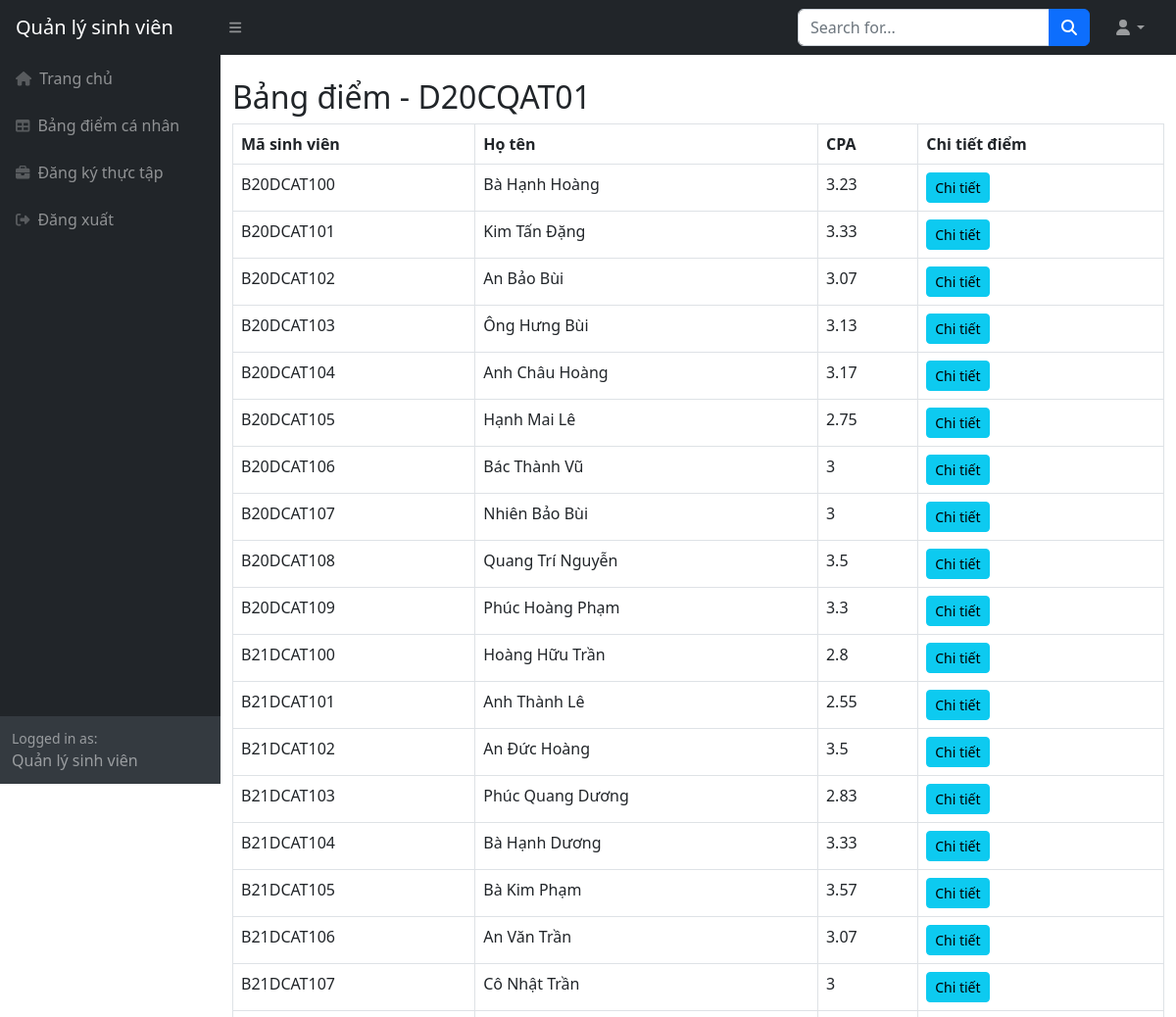
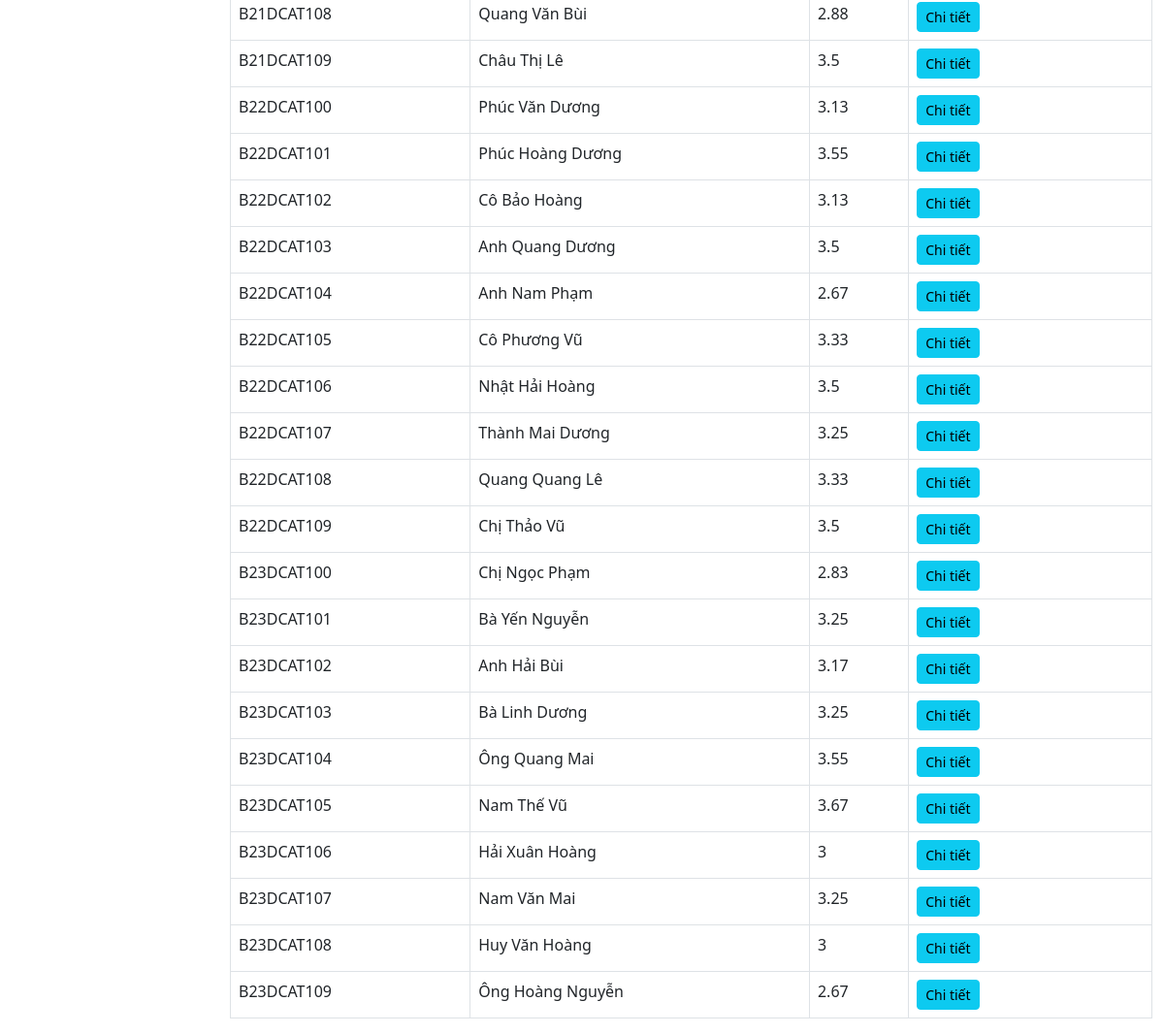
Screenshot of /startbootstrap-sb-admin-gh-pages/student-grades.php (signed in) with the database file from the repository (2 pictures, top to bottom).
### tables this page shows
CREATE TABLE `users` (
  `user_id` varchar(10) NOT NULL,
  `full_name` varchar(100) DEFAULT NULL,
  `dob` date DEFAULT NULL,
  `gender` enum('Nam','Nữ') DEFAULT NULL,
  `class` varchar(50) DEFAULT NULL,
  `email` varchar(100) DEFAULT NULL,
  `phone` varchar(15) DEFAULT NULL,
  `role_in_class` varchar(15) DEFAULT NULL,
  `password_hash` varchar(255) DEFAULT NULL
);

### startbootstrap-sb-admin-gh-pages/student-grades.php (the view, shortened to what this page needs)
<?php
function calculate_cpa($conn, $student_id) {
    $stmt = $conn->prepare("
        SELECT g.score, s.credit, g.subject_id, s.subject_name
        FROM grades g
        JOIN subjects s ON g.subject_id = s.subject_id
        WHERE g.user_id = ?
    ");
    $stmt->bind_param("s", $student_id);
    $stmt->execute();
    $result = $stmt->get_result();
    $total_score = 0;
    $total_credits = 0;
    $grades = [];
    while ($row = $result->fetch_assoc()) {
        if ($row['score'] >= 9) {
            $row['score'] = 4.0;
        } elseif ($row['score'] >= 8.5) {
            $row['score'] = 3.7;
        } elseif ($row['score'] >= 8.0) {
            $row['score'] = 3.5;
        } elseif ($row['score'] >= 6.5) {
            $row['score'] = 3.0;
        } elseif ($row['score'] >= 5.5) {
            $row['score'] = 2.5;
        } elseif ($row['score'] >= 4.0) {
            $row['score'] = 2.0;
        } else {
            $row['score'] = 0;
        }
        $total_score += $row['score'] * $row['credit'];
        $total_credits += $row['credit'];
        $grades[] = $row;
    }
    $cpa = $total_credits > 0 ? round($total_score / $total_credits, 2) : 0;
    return [$cpa, $grades];
}
require 'db.php';
$stmt = $conn->prepare("SELECT class FROM users WHERE user_id = ?");
$stmt->bind_param("s", $_SESSION['user_id']);
$stmt->execute();
$stmt->bind_result($lecturer_class);
$stmt->fetch();
if ($_SESSION['role_in_class'] == 'Admin') {
    $stmt = $conn->prepare("SELECT user_id, full_name FROM users WHERE role_in_class='Student' OR role_in_class='Lecturer'");
} else {
    $stmt = $conn->prepare("SELECT user_id, full_name FROM users WHERE class = ? AND role_in_class = 'Student'");
    $stmt->bind_param("s", $lecturer_class);
}
$students = [];
$stmt->execute();
$result = $stmt->get_result();
while ($row = $result->fetch_assoc()) {
    $students[] = $row;
}
?>
<!DOCTYPE html>
<html lang="vi">
<head>
    <link href="https://cdn.jsdelivr.net/npm/simple-datatables@7.1.2/dist/style.min.css" rel="stylesheet" />
    <link href="css/styles.css" rel="stylesheet" />
</head>
<body class="sb-nav-fixed">
<?php include 'navigation.php'; ?>
<div id="layoutSidenav">
    <div id="layoutSidenav_nav">
        <?php include 'layout-sidenav.php'; ?>
    </div>
    <div id="layoutSidenav_content">
        <main>
            <div class="container mt-4">
                <h2>Bảng điểm - <?= htmlspecialchars($lecturer_class) ?></h2>
                <table class="table table-bordered">
                    <thead>
                        <tr>
                            <th>Mã sinh viên</th>
                            <th>Họ tên</th>
                            <th>CPA</th>
                            <th>Chi tiết điểm</th>
                        </tr>
                    </thead>
                    <tbody>
                        <?php foreach ($students as $student):
                            $result = calculate_cpa($conn, $student['user_id']);
                            if (!is_array($result) || count($result) < 2) {
                                $cpa = 0;
                                $grades = [];
                            } else {
                                list($cpa, $grades) = $result;
                            }
                        ?>
                        <tr>
                            <td><?= htmlspecialchars($student['user_id']) ?></td>
                            <td><?= htmlspecialchars($student['full_name']) ?></td>
                            <td><?= htmlspecialchars($cpa) ?></td>
                            <td>
                                <button class="btn btn-info btn-sm" data-bs-toggle="modal" data-bs-target="#detailModal<?= $student['user_id'] ?>">Chi tiết</button>
                            </td>
                        </tr>
                        <?php endforeach; ?>
                    </tbody>
                </table>
            </div>
        </main>
    </div>
</div>
</html>

### rows the page displays
users: class "D20CQAT01", user_id "B20DCAT100", full_name "Bà Hạnh Hoàng", cpa "3.23"
users: user_id "B20DCAT101", full_name "Kim Tấn Đặng", cpa "3.33"
users: user_id "B20DCAT102", full_name "An Bảo Bùi", cpa "3.07"
users: user_id "B20DCAT103", full_name "Ông Hưng Bùi", cpa "3.13"
users: user_id "B20DCAT104", full_name "Anh Châu Hoàng", cpa "3.17"
users: user_id "B20DCAT105", full_name "Hạnh Mai Lê", cpa "2.75"
users: user_id "B20DCAT106", full_name "Bác Thành Vũ", cpa "3"
users: user_id "B20DCAT107", full_name "Nhiên Bảo Bùi", cpa "3"
users: user_id "B20DCAT108", full_name "Quang Trí Nguyễn", cpa "3.5"
users: user_id "B20DCAT109", full_name "Phúc Hoàng Phạm", cpa "3.3"
users: user_id "B21DCAT100", full_name "Hoàng Hữu Trần", cpa "2.8"
users: user_id "B21DCAT101", full_name "Anh Thành Lê", cpa "2.55"
users: user_id "B21DCAT102", full_name "An Đức Hoàng", cpa "3.5"
users: user_id "B21DCAT103", full_name "Phúc Quang Dương", cpa "2.83"
users: user_id "B21DCAT104", full_name "Bà Hạnh Dương", cpa "3.33"
users: user_id "B21DCAT105", full_name "Bà Kim Phạm", cpa "3.57"
users: user_id "B21DCAT106", full_name "An Văn Trần", cpa "3.07"
users: user_id "B21DCAT107", full_name "Cô Nhật Trần", cpa "3"
users: user_id "B21DCAT108", full_name "Quang Văn Bùi", cpa "2.88"
users: user_id "B21DCAT109", full_name "Châu Thị Lê", cpa "3.5"
users: user_id "B22DCAT100", full_name "Phúc Văn Dương", cpa "3.13"
users: user_id "B22DCAT101", full_name "Phúc Hoàng Dương", cpa "3.55"
users: user_id "B22DCAT102", full_name "Cô Bảo Hoàng", cpa "3.13"
users: user_id "B22DCAT103", full_name "Anh Quang Dương", cpa "3.5"
users: user_id "B22DCAT104", full_name "Anh Nam Phạm", cpa "2.67"
users: user_id "B22DCAT105", full_name "Cô Phương Vũ", cpa "3.33"
users: user_id "B22DCAT106", full_name "Nhật Hải Hoàng", cpa "3.5"
users: user_id "B22DCAT107", full_name "Thành Mai Dương", cpa "3.25"
users: user_id "B22DCAT108", full_name "Quang Quang Lê", cpa "3.33"
users: user_id "B22DCAT109", full_name "Chị Thảo Vũ", cpa "3.5"
users: user_id "B23DCAT100", full_name "Chị Ngọc Phạm", cpa "2.83"
users: user_id "B23DCAT101", full_name "Bà Yến Nguyễn", cpa "3.25"
users: user_id "B23DCAT102", full_name "Anh Hải Bùi", cpa "3.17"
users: user_id "B23DCAT103", full_name "Bà Linh Dương", cpa "3.25"
users: user_id "B23DCAT104", full_name "Ông Quang Mai", cpa "3.55"
users: user_id "B23DCAT105", full_name "Nam Thế Vũ", cpa "3.67"
users: user_id "B23DCAT106", full_name "Hải Xuân Hoàng", cpa "3"
users: user_id "B23DCAT107", full_name "Nam Văn Mai", cpa "3.25"
users: user_id "B23DCAT108", full_name "Huy Văn Hoàng", cpa "3"
users: user_id "B23DCAT109", full_name "Ông Hoàng Nguyễn", cpa "2.67"
